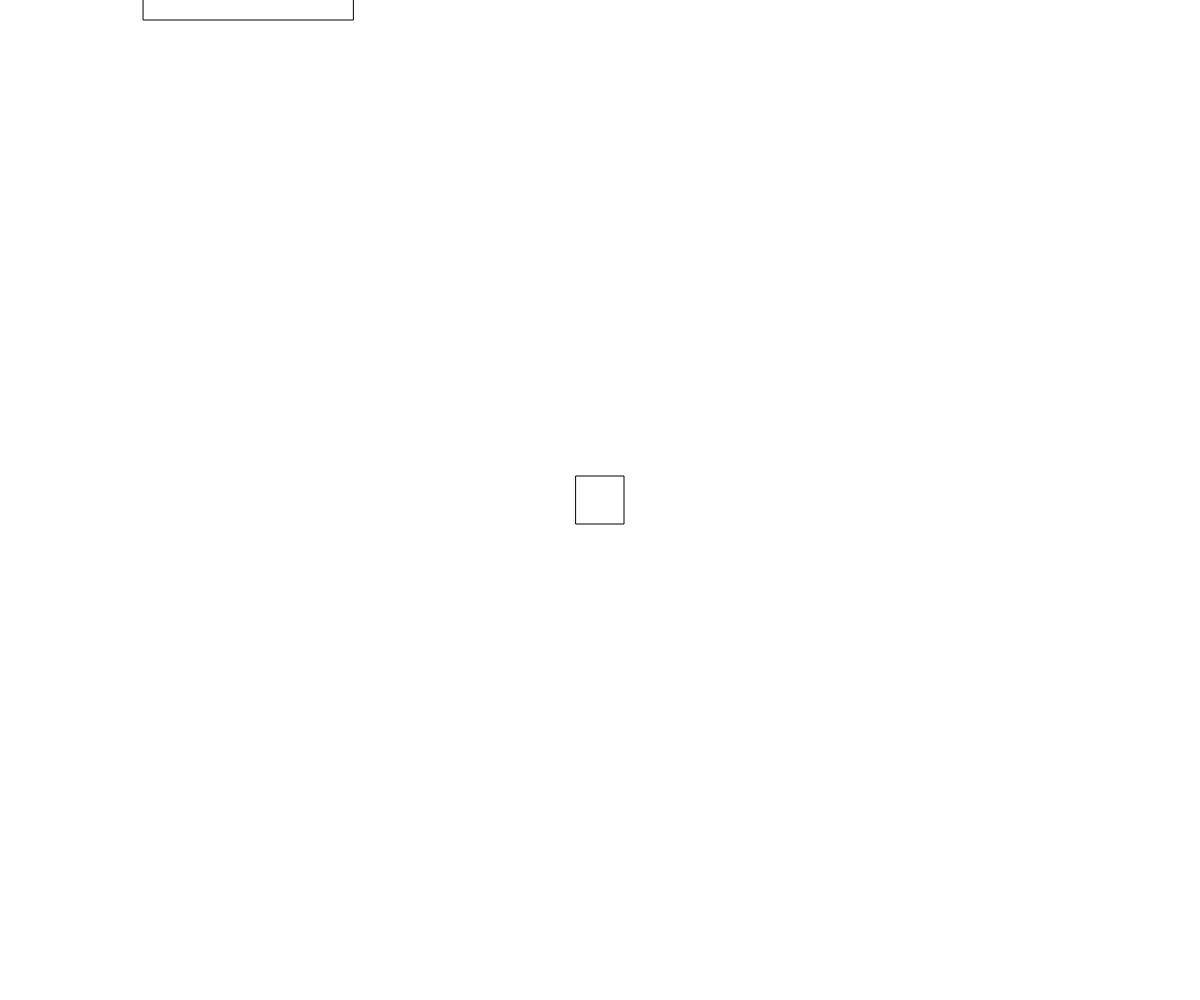
Frame 1 (no input)
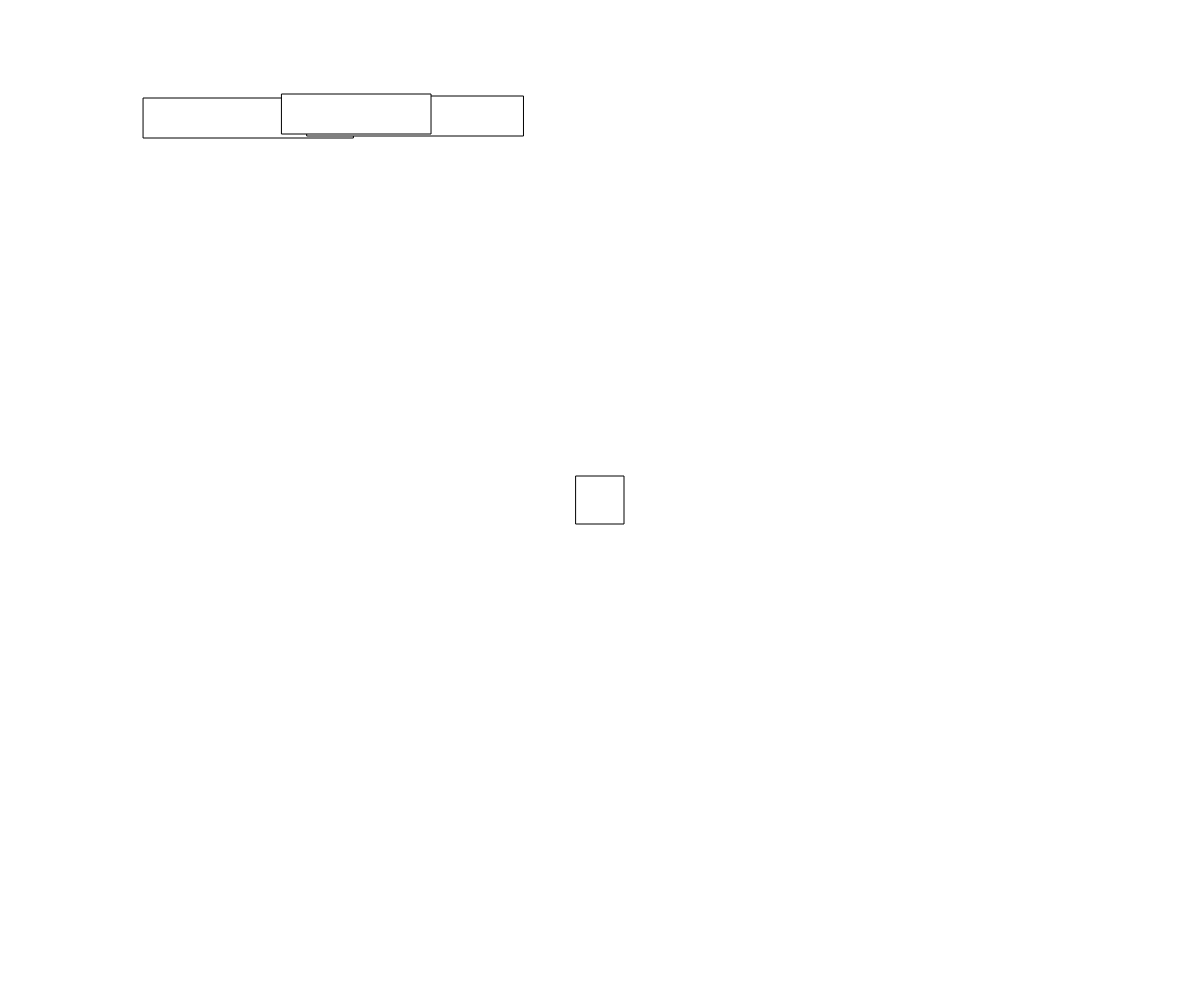
Frame 60 (no input)
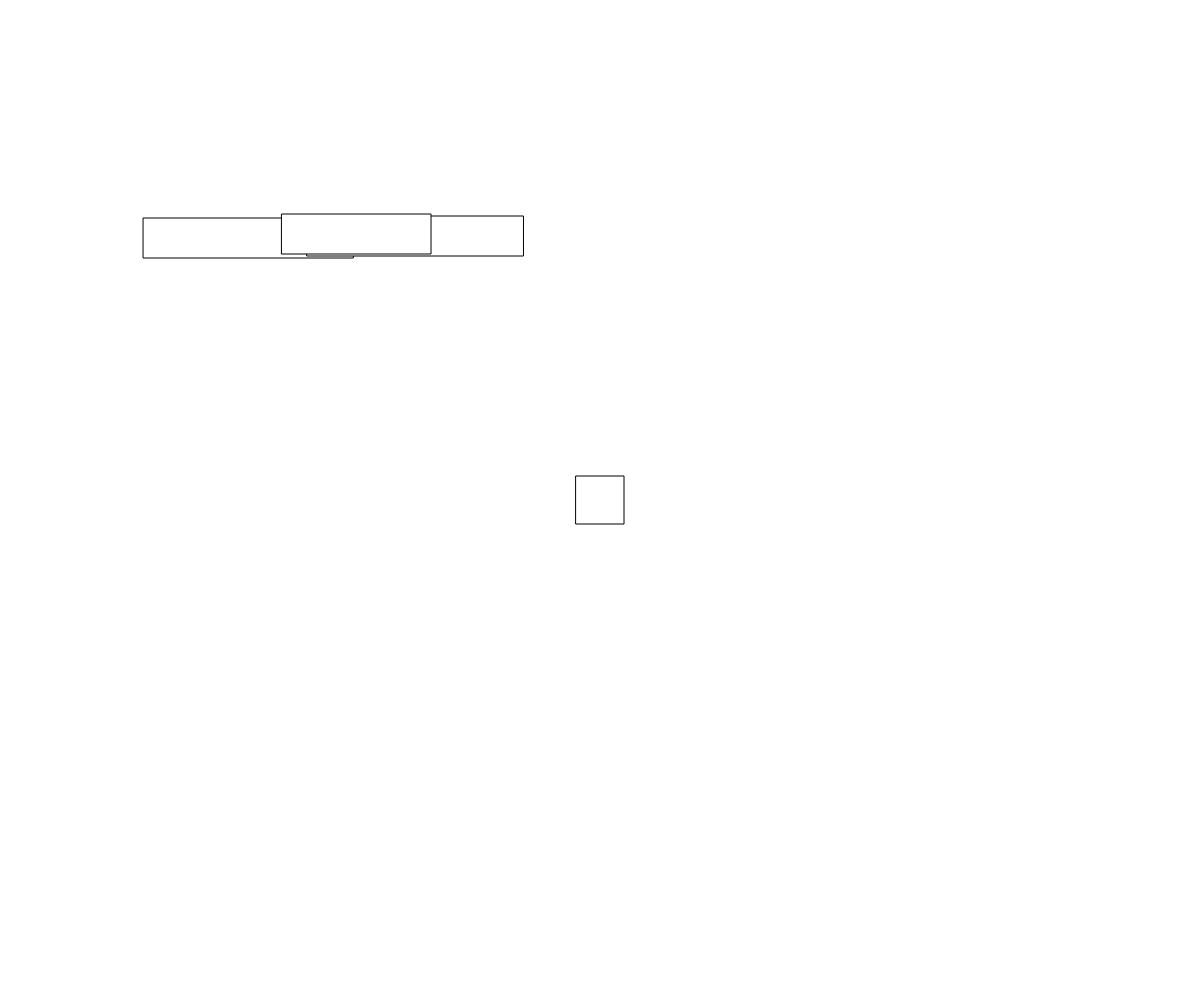
Frame 120 (the mouse pressed at the canvas centre since frame 60)

The p5.js sketch that drew these frames (run headless with seeded random() and noise() and a simulated clock; from frame 60 on, the mouse is pressed at the canvas centre):

// p5.js sketch
// ── sketch.js
// Interactive Scene
// Matthew Laskowski
// Sept 22 2026
//
// Extra for Experts:
// - I wanted to try and experiment with classes for making plenty of falling objects
// - This led to me doing some research on classes, here's one of the classes links that explained it well: https://www.w3schools.com/js/js_classes.asp
// - Then I found this video, on how to make falling hearts: https://youtu.be/zH3eH3hlGoo?si=UnJIFMfQDe8ILale
// - It didn't tell me exactly how to do things in my context, but that's all good with me, still also taught me some stuff with arrays
// - Also kept my original experiments with the mouse wheel in the code, because clearly it looks very expert, and it adds artificial difficulty
// - After much struggling I quote this video for how to make smooth movement: https://youtu.be/MA_aFQV9vss?si=l6ohv9xJENxbGvmj

let backgroundColor = 255;
let platforms = [];
let speed = 2;
let playerX;
let playerY;
let jumpHeightMax = 0;

async function setup() {
  createCanvas(windowWidth, windowHeight);
  rectMode(CENTER);
  new platform(windowWidth/2, windowHeight/1.9, windowWidth/2);
  playerX = windowWidth/2;
  playerY = windowHeight/2;
}

function draw() {

  background(backgroundColor);
  createPlatforms();
  showFallingPlatforms();
  showPlayer();
  
}

function showFallingPlatforms() {

  for (let i = 0; i < platforms.length; i++) {
    platforms[i].display();
    platforms[i].fall();
  }

  for (let i = 0; i < platforms.length; i++) {

    if (platforms[i].y > windowHeight/2) {
      platforms.splice(i, 1);
    }

  }

}

function createPlatforms() {

  if (platforms.length < 3) {
    platforms.push(new platform(random(0, windowWidth), 0));
  }

}

class platform {

  constructor(x, y, length, thickness, dy) {
    this.x = x;
    this.y = y;
    this.length = random(windowWidth/10, windowWidth/5);
    this.thickness = windowHeight/25;
    this.dy = speed;
  }

  display() {
    rect(this.x, this.y, this.length, this.thickness);
  }

  fall() {
    this.y += this.dy;
  }

}

function showPlayer() {
  square(playerX, playerY, windowWidth/25);
}

function keyPressed() {

  while (keyIsPressed) {
    if ((keyIsDown("w") || keyIsDown(UP_ARROW)) && jumpHeightMax < 100) {
      playerY += -5;
      jumpHeightMax += 5;
    }
    else if (keyIsDown("a") || keyIsDown(LEFT_ARROW)) {
      playerX += -5;
    }
    else if (keyIsDown("d") || keyIsDown(RIGHT_ARROW)) {
      playerX += 5;
    }
  }

}














function mouseWheel(event) {

  if (event.delta > 0) {
    if (backgroundColor > 0) {
      backgroundColor--;
    }
  } 
  else {
    if (backgroundColor < 255) {
      backgroundColor++;
    }
  }
  console.log(backgroundColor);
  
}
